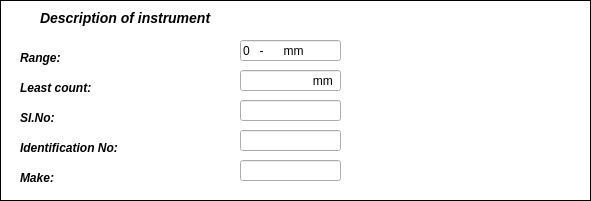
           <widget class="QGroupBox" name="groupBox_7">
            <property name="geometry">
             <rect>
              <x>530</x>
              <y>90</y>
              <width>591</width>
              <height>201</height>
             </rect>
            </property>
            <property name="styleSheet">
             <string notr="true">QGroupBox{background-color: white;
    border: 1px solid black;
    margin-top: 0.5em;
}
</string>
            </property>
            <property name="title">
             <string/>
            </property>
            <widget class="QLabel" name="label_34">
             <property name="geometry">
              <rect>
               <x>40</x>
               <y>10</y>
               <width>181</width>
               <height>17</height>
              </rect>
             </property>
             <property name="text">
              <string>&lt;h3&gt;&lt;i&gt;Description of instrument&lt;/i&gt;&lt;/h3&gt;</string>
             </property>
            </widget>
            <widget class="QLabel" name="label_41">
             <property name="geometry">
              <rect>
               <x>20</x>
               <y>50</y>
               <width>54</width>
               <height>17</height>
              </rect>
             </property>
             <property name="text">
              <string>&lt;b&gt;&lt;i&gt;Range:
</string>
             </property>
            </widget>
            <widget class="QLabel" name="label_61">
             <property name="geometry">
              <rect>
               <x>20</x>
               <y>80</y>
               <width>101</width>
               <height>17</height>
              </rect>
             </property>
             <property name="text">
              <string>&lt;b&gt;&lt;i&gt;Least count:</string>
             </property>
            </widget>
            <widget class="QLabel" name="label_64">
             <property name="geometry">
              <rect>
               <x>20</x>
               <y>110</y>
               <width>54</width>
               <height>17</height>
              </rect>
             </property>
             <property name="text">
              <string>&lt;b&gt;&lt;i&gt;SI.No:</string>
             </property>
            </widget>
            <widget class="QLabel" name="label_65">
             <property name="geometry">
              <rect>
               <x>20</x>
               <y>140</y>
               <width>121</width>
               <height>17</height>
              </rect>
             </property>
             <property name="text">
              <string>&lt;b&gt;&lt;i&gt;Identification No:</string>
             </property>
            </widget>
            <widget class="QLabel" name="label_66">
             <property name="geometry">
              <rect>
               <x>20</x>
               <y>170</y>
               <width>54</width>
               <height>17</height>
              </rect>
             </property>
             <property name="text">
              <string>&lt;b&gt;&lt;i&gt;Make:</string>
             </property>
            </widget>
            <widget class="QLineEdit" name="lineEdit_32">
             <property name="geometry">
              <rect>
               <x>240</x>
               <y>40</y>
               <width>101</width>
               <height>21</height>
              </rect>
             </property>
             <property name="text">
              <string>0   -      mm</string>
             </property>
            </widget>
            <widget class="QLineEdit" name="lineEdit_34">
             <property name="geometry">
              <rect>
               <x>240</x>
               <y>70</y>
               <width>101</width>
               <height>21</height>
              </rect>
             </property>
             <property name="text">
              <string>                     mm</string>
             </property>
            </widget>
            <widget class="QLineEdit" name="lineEdit_35">
             <property name="geometry">
              <rect>
               <x>240</x>
               <y>100</y>
               <width>101</width>
               <height>21</height>
              </rect>
             </property>
            </widget>
            <widget class="QLineEdit" name="lineEdit_36">
             <property name="geometry">
              <rect>
               <x>240</x>
               <y>130</y>
               <width>101</width>
               <height>21</height>
              </rect>
             </property>
            </widget>
            <widget class="QLineEdit" name="lineEdit_37">
             <property name="geometry">
              <rect>
               <x>240</x>
               <y>160</y>
               <width>101</width>
               <height>21</height>
              </rect>
             </property>
            </widget>
           </widget>
